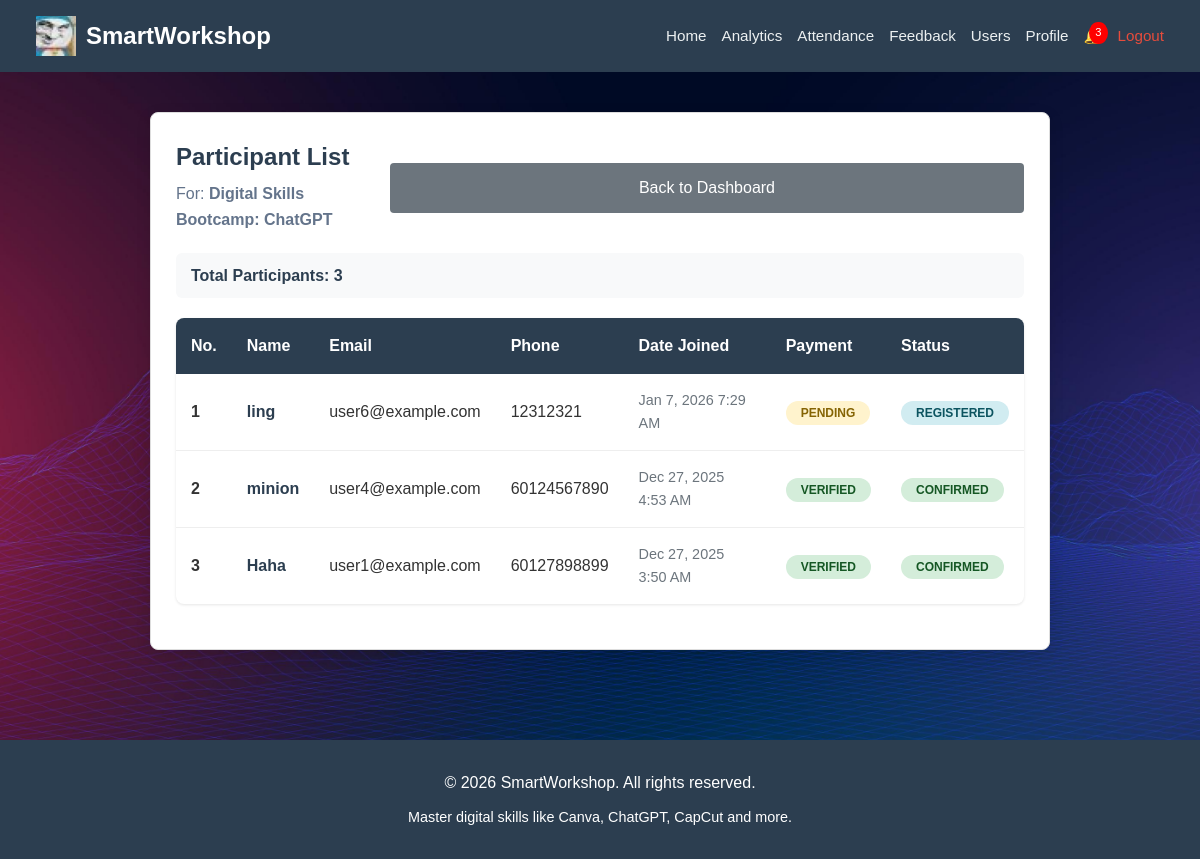
The page /view_participants.php?id=14 (signed in) on the database its author committed.
### tables this page shows
CREATE TABLE `workshops` (
  `id` int(11) NOT NULL,
  `title` varchar(100) NOT NULL,
  `description` text DEFAULT NULL,
  `trainer` varchar(100) DEFAULT NULL,
  `trainer_id` int(11) DEFAULT NULL,
  `date` date NOT NULL,
  `time` time NOT NULL,
  `location` varchar(100) NOT NULL,
  `fee` decimal(10,2) DEFAULT 0.00,
  `organizer_id` int(11) NOT NULL,
  `created_at` timestamp NOT NULL DEFAULT current_timestamp()
);

CREATE TABLE `bookings` (
  `id` int(11) NOT NULL,
  `user_id` int(11) NOT NULL,
  `workshop_id` int(11) NOT NULL,
  `created_at` timestamp NOT NULL DEFAULT current_timestamp(),
  `payment_method` enum('qr_code','bank_transfer') DEFAULT NULL,
  `payment_status` enum('pending','verified','rejected') DEFAULT 'pending',
  `payment_reference` varchar(100) DEFAULT NULL,
  `payment_amount` decimal(10,2) DEFAULT 0.00,
  `payment_date` datetime DEFAULT current_timestamp(),
  `payment_verified_at` datetime DEFAULT NULL,
  `payment_verified_by` varchar(50) NOT NULL DEFAULT 'ADMIN',
  `booking_status` enum('registered','confirmed','cancelled') DEFAULT 'registered'
);

CREATE TABLE `users` (
  `user_id` int(11) NOT NULL,
  `username` varchar(50) NOT NULL,
  `email` varchar(100) NOT NULL,
  `password` varchar(255) NOT NULL,
  `phone` varchar(20) DEFAULT NULL,
  `country` varchar(50) NOT NULL,
  `role` enum('admin','organizer','trainer','participant') DEFAULT 'participant',
  `created_at` timestamp NOT NULL DEFAULT current_timestamp(),
  `avatar` varchar(255) DEFAULT NULL
);

### view_participants.php (the view, shortened to what this page needs)
<?php
include("include/db_connect.php");
$user_id = $_SESSION['user_id'];
$role = strtolower(trim($_SESSION['role']));
switch($role) {
    case 'admin':
        $dashboard_link = 'dashboard_admin.php';
        break;
}
$workshop_id = intval($_GET['id']);
if ($role === 'organizer') {
    $stmt = $conn->prepare("SELECT title FROM workshops WHERE id = ? AND organizer_id = ?");
    $stmt->bind_param("ii", $workshop_id, $user_id);
} elseif ($role === 'trainer') {
    $stmt = $conn->prepare("SELECT title FROM workshops WHERE id = ? AND trainer_id = ?");
    $stmt->bind_param("ii", $workshop_id, $user_id);
} else {
    $stmt = $conn->prepare("SELECT title FROM workshops WHERE id = ?");
    $stmt->bind_param("i", $workshop_id);
}
$stmt->execute();
$result = $stmt->get_result();
$workshop = $result->fetch_assoc();
$sql = "SELECT
            u.username,
            u.email,
            u.phone,
            b.created_at,
            b.payment_status,
            b.booking_status
        FROM bookings b
        JOIN users u ON b.user_id = u.user_id
        WHERE b.workshop_id = ?
        AND b.booking_status IN ('registered', 'confirmed')
        ORDER BY b.created_at DESC";
$stmt2 = $conn->prepare($sql);
$stmt2->bind_param("i", $workshop_id);
$stmt2->execute();
$participants = $stmt2->get_result();
?>
<!DOCTYPE html>
<html lang="en">
<head>
    <link rel="stylesheet" href="css/style.css">
</head>
<body>
<?php include("include/nav.php"); ?>
<main>
    <div class="card" style="max-width: 900px; margin: 0 auto;">
        <div style="display:flex; justify-content:space-between; align-items:center; margin-bottom:20px;">
            <div>
                <h2 style="margin-bottom:5px; text-align:left;">Participant List</h2>
                <p style="color:#64748b;">For: <strong><?= htmlspecialchars($workshop['title']); ?></strong></p>
            </div>
            <a href="<?= $dashboard_link ?>" class="btn btn-secondary">Back to Dashboard</a>
        </div>
        <?php if ($participants->num_rows > 0): ?>
            <div style="background: #f8f9fa; padding: 10px 15px; border-radius: 6px; margin-bottom: 15px;">
                <span style="font-weight: 600; color: #2c3e50;">Total Participants: <?= $participants->num_rows; ?></span>
            </div>
            <table class="participant-table">
                <thead>
                    <tr>
                        <th>No.</th>
                        <th>Name</th>
                        <th>Email</th>
                        <th>Phone</th>
                        <th>Date Joined</th>
                        <th>Payment</th>
                        <th>Status</th>
                    </tr>
                </thead>
                <tbody>
                <?php $count = 1; while ($p = $participants->fetch_assoc()): ?>
                    <tr>
                        <td style="font-weight:600;"><?= $count++; ?></td>
                        <td style="font-weight:600; color:#2c3e50;"><?= htmlspecialchars($p['username']); ?></td>
                        <td><?= htmlspecialchars($p['email']); ?></td>
                        <td><?= htmlspecialchars($p['phone']); ?></td>
                        <td style="color:#6c757d; font-size:0.9em;"><?= date('M j, Y g:i A', strtotime($p['created_at'])); ?></td>
                        <td>
                            <span class="status-badge status-<?= $p['payment_status']; ?>">
                                <?= ucfirst($p['payment_status']); ?>
                            </span>
                        </td>
                        <td>
                            <span class="status-badge status-<?= $p['booking_status']; ?>">
                                <?= ucfirst($p['booking_status']); ?>
                            </span>
                        </td>
                    </tr>
                <?php endwhile; ?>
                </tbody>
            </table>
        <?php endif; ?>
    </div>
</main>
<?php include 'include/footer.php'; ?>
</body>
</html>

### css/style.css (style rules this page uses)
* { margin: 0; padding: 0; box-sizing: border-box; }
body { font-family: sans-serif; background: url('../img/bg.jpg') no-repeat center center fixed; background-size: cover; color: #333; line-height: 1.6; min-height: 100vh; display: flex; flex-direction: column; }
main, .workshops-container, .certificates-container, .feedback-container, .certificate-page, .container, .report-container, .page-content { flex: 1; }
main { max-width: 1100px; margin: 0 auto; padding: 40px 20px; width: 100%; }
.card { background: white; padding: 25px; border-radius: 8px; box-shadow: 0 4px 15px rgba(0, 0, 0, 0.1); border: 1px solid #ddd; color: #333; }
h2 { color: white; text-shadow: 2px 2px 4px #000; margin-bottom: 30px; text-align: center; }
.card h2, .form-card h2 { color: #2c3e50; text-shadow: none; }
button, .btn { display: inline-block; width: 100%; padding: 12px; background-color: #3498db; color: white; border: none; border-radius: 4px; cursor: pointer; font-size: 1rem; text-align: center; text-decoration: none; margin-top: 5px; }
.status-badge { padding: 5px 12px; border-radius: 20px; font-size: 12px; font-weight: bold; text-transform: uppercase; }
.status-pending { background: #fff3cd; color: #856404; }
.status-paid, .status-confirmed { background: #d4edda; color: #155724; }
.status-registered { background: #d1ecf1; color: #0c5460; }
.status-verified { background: #d4edda; color: #155724; }
.participant-table { width: 100%; border-collapse: collapse; margin: 20px 0; background: white; box-shadow: 0 1px 3px rgba(0, 0, 0, 0.1); border-radius: 8px; overflow: hidden; }
.participant-table th { background: #2c3e50; color: white; font-weight: 600; text-align: left; padding: 15px; border: none; }
.participant-table td { padding: 15px; border-bottom: 1px solid #eee; vertical-align: middle; }
.participant-table tr:last-child td { border-bottom: none; }
.status-badge { padding: 5px 15px; border-radius: 20px; font-size: 12px; font-weight: bold; }
.btn-secondary { background-color: #6c757d !important; }

### rows shown on the page
workshops: title "Digital Skills Bootcamp: ChatGPT"
bookings: user.username "ling", user.email "user6@example.com", user.phone "12312321", created_at "Jan 7, 2026 7:29 AM", payment_status "PENDING", booking_status "REGISTERED"
bookings: user.username "minion", user.email "user4@example.com", user.phone "60124567890", created_at "Dec 27, 2025 4:53 AM", payment_status "VERIFIED", booking_status "CONFIRMED"
bookings: user.username "Haha", user.email "user1@example.com", user.phone "60127898899", created_at "Dec 27, 2025 3:50 AM", payment_status "VERIFIED", booking_status "CONFIRMED"

### other values the page prints
$unread_count "3"
$participants->num_rows "3"
